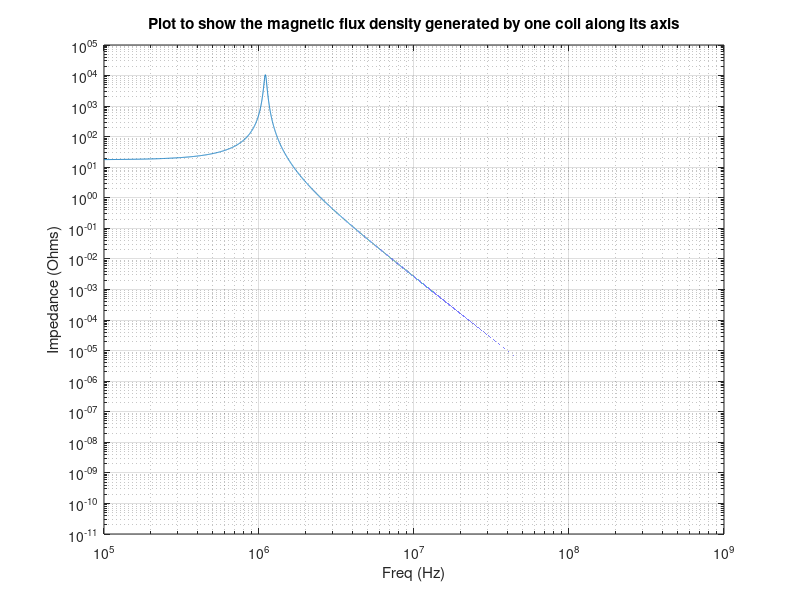

Source code (MATLAB):
% Fast Transient Sensors - Coursework 1
% Devon Kerai (B128203)
% Due 14th January 2015

% Question 6

% Variables
mew = 4*pi*10^-7;
epsillion = 8.854*10^-12;
length = 8; % meters
diameter = 0.10*10^-3; % meters of conducter/core
radius = diameter / 2;
thickness = 0.02*10^-3; % meters
Lm = 100*10^-3; % meters (length of mandrel)
dm = 4*10^-3; % meters (diameter of mandrel)
rm = dm/2; % meters (radius of mandrel)
lengthextracoil= 10*10^-3; % meters (length of extra coil)
permittivity = 2.3;
row = 1.72*10^-8; % electrical resistivity of copper


% Part A
area = pi*(radius^2)
resistance = (row*length) / (area); % 17.5198 = 17.52Ohms

% Part B
totalradius = rm + thickness; % 0.004
pitchnum = (Lm^2) * ((2*pi*totalradius)^2);
pitchdenom = ((length - (2*lengthextracoil))^2) - (Lm^2);

pitchtotal = sqrt(pitchnum/pitchdenom); % 1.591*10^-4 meters
turns = Lm / pitchtotal; % 628.6914 = 628.7 turns

correctionFactor = Lm/(Lm+(0.9*totalradius));
inductance = ((mew*pi*(turns^2)*(totalradius^2))/(Lm))*correctionFactor; % 6.2534*10^-5 = 62.53uH

% Part C

% Estimate equation
Fdenum1 = (1+(thickness/radius))^((permittivity-1)/permittivity);
F = pitchtotal/(2*radius*Fdenum1); % 1.315

ctop = 2*(pi^2)*epsillion*totalradius; % 3.5304*10^-13
cbot_1 = (1+(thickness/radius))^(2/permittivity);
cbot = log(F+sqrt((F^2)-cbot_1)); % 0.6624
captotal = (ctop/cbot)*turns; % 3.3509*10^-10 = 0.34nF


% Part D
Crectnum = pi*epsillion*lengthextracoil % 2.7816*10^-13
Crectdenom = log((Lm-(2*(radius+thickness)))/radius);
Crect = Crectnum/Crectdenom; % 3.6602X10^-14 = 366pF

% a = Lm, b = lengthextracoil
d = sqrt(Lm^2+lengthextracoil^2); % 0.1005
l = 2*(Lm+lengthextracoil); % 0.22
firstbit = mew/pi; % 4*10^-7
secondbit = Lm*(log((2*Lm*lengthextracoil)/(radius*(Lm+d)))); % 0.5296
thirdbit = lengthextracoil*(log((2*Lm*lengthextracoil)/(radius*(lengthextracoil+d)))); % 0.0589
fourthbit = (2*d)-(l*(7/8)); % 0.0085
Lrect = firstbit*(secondbit+thirdbit+fourthbit); % 2.3880*10^-7 = 0.24uH

% Part E
Ltotal = inductance + Lrect; % 6.2772*10^-5 = 62uH
Ctotal = captotal + Crect; % 3.3513*10^-10 = 0.34nF
resfreq = 1/(2*pi*sqrt(Ltotal*Ctotal)) % resonant frequency = 1.0973*10^6 = 1.1MHz

% Part F
freq = (1*10^5:1000:1*10^9);

w = 2*pi*freq;
s = 1i.*w;
L = inductance;
C = captotal;
R = resistance;

Znum = 1+((s.*L)./R);
Zdenom = 1+((s.^2).*L.*C)+(s.*R.*C);
z = R*(Znum./Zdenom);
loglog (freq, z)
grid on
grid minor
title ('Plot to show the magnetic flux density generated by one coil along its axis')
xlabel ('Freq (Hz)')
ylabel ('Impedance (Ohms)')


